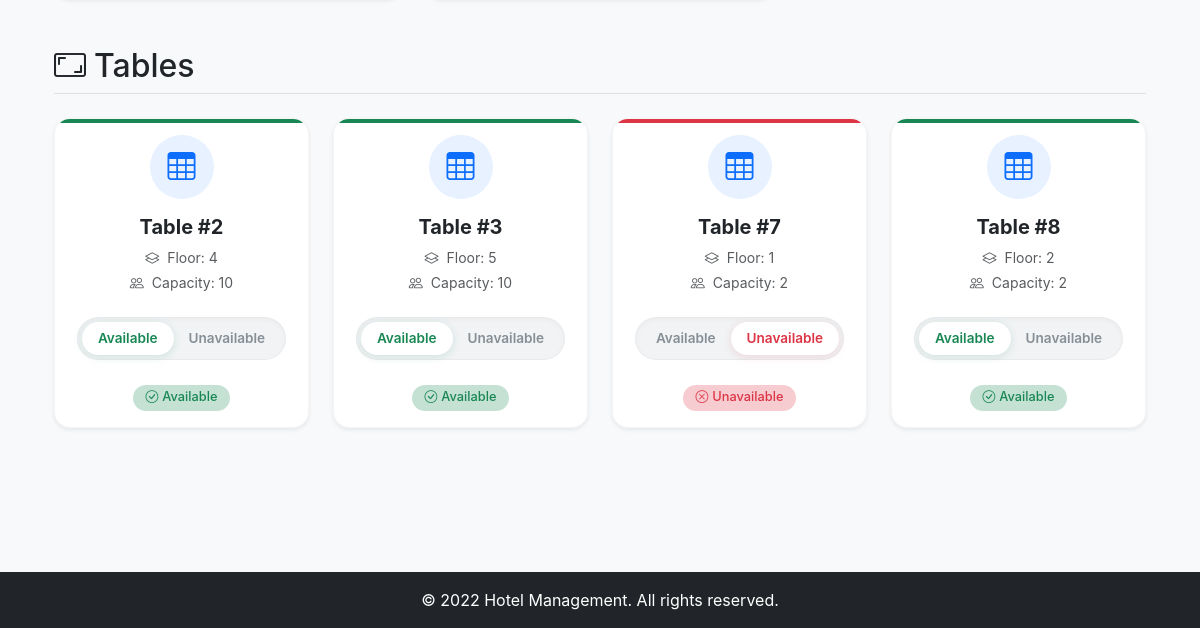
The page /accounts/ (signed in, lower part) on the database as committed earlier.
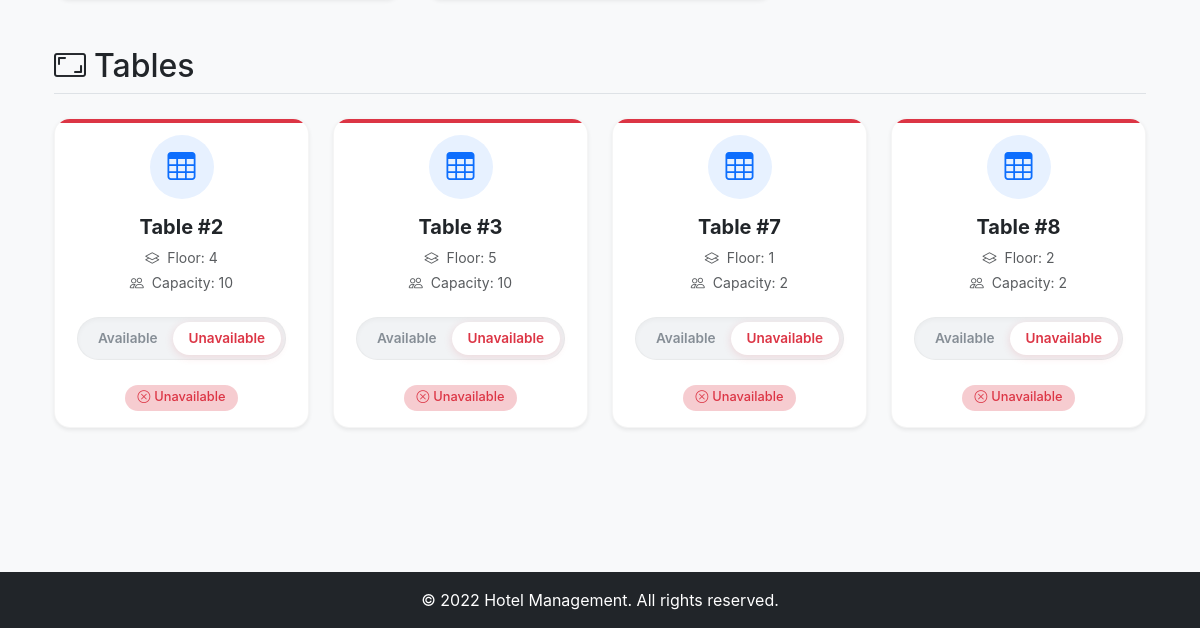
The same page on the database as committed later.
### accounts/models.py (models this page shows, shortened)
class TableLayout(models.Model):
    Location_choice = (
        ('Window_side','Window_side'),
        ('roof_top','roof_top'),
        ('indoor','indoor'),
        ('outdoor','outdoor'),
        ('suit_space','suit_space')
    )
    table_no = models.AutoField(primary_key=True)
    floor_no = models.IntegerField()
    Location = models.CharField(max_length=100,choices=Location_choice)
    capacity = models.IntegerField()
    available = models.BooleanField(default=True)

### accounts/views.py (the view)
# urls.py: path('',ManagementView,name='management'),
@login_required
def ManagementView(request):
    menus = Menu.objects.all()
    tables = TableLayout.objects.all()
    context = {
        'menus':menus,
        'tables':tables
    }
    return render(request,'accounts_home.html',context)

### accounts/templates/accounts_home.html (shortened to what this page needs)
{% extends 'base.html' %}
{% load static %}
{% block content %}
<link rel="stylesheet" href="{% static 'css/acccount_home_style.css' %}">
<div class="container py-5">
    <div id="table-list" class="mb-5">
        <h2 class="border-bottom pb-2 mb-4"><i class="bi bi-aspect-ratio me-2"></i>Tables</h2>
        {% if tables %}
        <div class="row row-cols-1 row-cols-md-3 row-cols-lg-4 g-4">
            {% for i in tables %}
            <div class="col">
                <div class="card h-100 shadow-sm text-center border-0 table-card {% if i.available %}available-card{% else %}unavailable-card{% endif %}">
                    <div class="card-body">
                        <div class="icon-wrapper mb-3 mx-auto">
                            <i class="bi bi-table display-6"></i>
                        </div>
                        <h5 class="card-title fw-bold">Table #{{ i.table_no }}</h5>
                        <ul class="list-unstyled text-muted mb-4 small">
                            <li class="mb-1"><i class="bi bi-layers me-2"></i>Floor: {{ i.floor_no }}</li>
                            <li><i class="bi bi-people me-2"></i>Capacity: {{ i.capacity }}</li>
                        </ul>
                        <div class="toggle-container">
                             <div class="btn-group btn-group-toggle status-toggle" role="group">
                                <button id="t_available" class="btn toggle-btn {% if i.available %}active{% endif %}" data-pk="{{i.pk}}">Available</button>
                                <button id="t_unavailable" class="btn toggle-btn {% if not i.available %}active{% endif %}" data-pk="{{i.pk}}">Unavailable</button>
                            </div>
                        </div>
                    </div>
                    <div class="card-footer bg-transparent border-0 pb-3">
                         <span class="status-indicator">
                            {% if i.available %}
                                <span class="badge bg-success bg-opacity-25 text-success rounded-pill"><i class="bi bi-check-circle me-1"></i>Available</span>
                            {% else %}
                                <span class="badge bg-danger bg-opacity-25 text-danger rounded-pill"><i class="bi bi-x-circle me-1"></i>Unavailable</span>
                            {% endif %}
                         </span>
                    </div>
                </div>
            </div>
            {% endfor %}
        </div>
        {% else %}
        <div class="alert alert-info" role="alert">
            No tables set up yet. {% if user.role == 'admin' %}Click "Add Table" to create one.{% endif %}
        </div>
        {% endif %}
    </div>
</div>
{% endblock %}

Rows that differ between the two databases and show on the page:
changed TableLayout id 2: available "Available" → "Unavailable"
changed TableLayout id 3: available "Available" → "Unavailable"
changed TableLayout id 8: available "Available" → "Unavailable"
